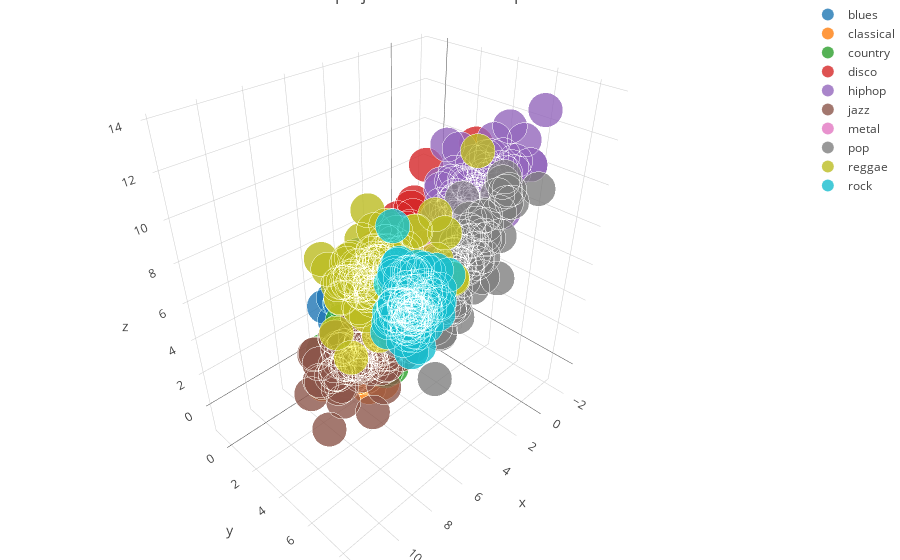

Write notebook code for a chart like this one.
### Code cell
plotly_3d(D_coll_mean, coll_labels, coll_track_id)
